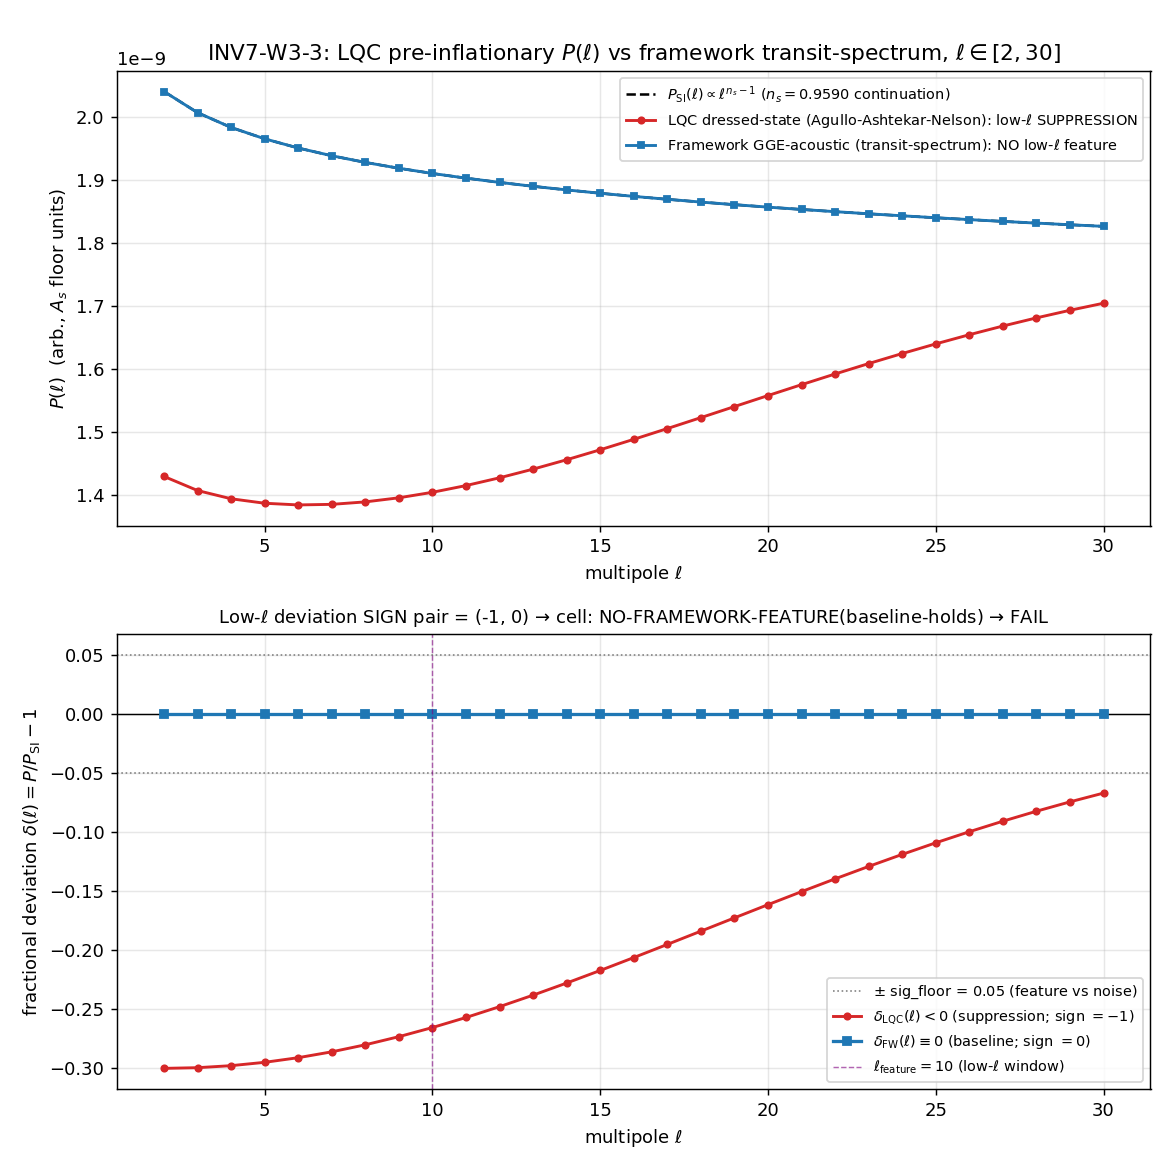

The script that saved this image:
#!/usr/bin/env python3
"""
INV7 W3-3 — loop-quantum-cosmology pre-inflationary P(ℓ) at ℓ∈[2,30] overlaid on the
            framework transit-spectrum (n_s=0.9590, A_s floor); SIGN discriminator
======================================================================================

Gate: INV7-W3-3 ([SIGN])  — investigation track (investigation 7)

Pre-registered threshold (plan §W3-3, set-membership SIGN rubric):
  The discriminator is the SIGN PAIR
     sign_pair = (sign(ΔP_LQC^{low-ℓ}), sign(ΔP_FW^{low-ℓ}))
  where ΔP is the mean low-ℓ deviation of P(ℓ)/P_SI(ℓ) from the scale-invariant /
  n_s-tilted continuation over ℓ∈[2, ℓ_feature], and a |deviation| must exceed the
  detectability floor sig_floor = 0.05 to count as a FEATURE (not noise).

     (−1, +1)  → PASS  (OPPOSITE-SIGN: LQC suppresses, framework ENHANCES — a clean
                        theory-vs-theory falsifier on Planck-low-ℓ / CMB-S4 / LiteBIRD)
     (−1, −1)  → INFO  (SAME-SIGN suppression: independent corroboration; shape becomes
                        the discriminator on a follow-up shape gate)
     (−1,  0)  → FAIL  (NO framework large-scale feature: the framework baseline holds —
                        its spectrum is featureless at ℓ≲30 per S96 §L3; this is the
                        CURRENTLY-EXPECTED outcome and is itself a stated prediction,
                        NOT a framework defect)

  sign_verdict (schema-v2 3-tuple): PASS iff the COMPUTED LQC low-ℓ deviation is
  NEGATIVE (matches the analytic Agullo-Ashtekar-Nelson suppression prediction).

Hypothesis under test (plan §W3-3):
  "At ℓ∈[2,30] the loop-quantum-cosmology pre-inflationary bounce spectrum produces
  low-ℓ power SUPPRESSION; the framework's transit-spectrum (n_s=0.9590, the A_s floor),
  being the GGE acoustic correlation rather than a bounce-modified long-wavelength
  cutoff, produces either NO specific low-ℓ feature (the framework's stated baseline —
  a clean SIGN discriminator) or a feature of definite sign."

Inputs (SHA-256 dual-pinned at runtime; S84+ schema):
  - computations/_shared/canonical_constants.py
      (feeds audit_sha256; sources n_s_FW_sqrt_cutoff=0.9590, A_s_Planck, planck_ns=0.9649,
       n_s_framework=0.9561 constant-eps leaf [stated, not used], tau_fold)
  - script bytes (feeds BOTH audit_sha256 and content_sha256)
  NOTE: the LQC dressed-state spectrum is RE-DERIVED in-script (Agullo-Ashtekar-Nelson
  analytic form, grounded on the S96 NYT-Q2 workshop §L3 + the canonical β_k² piecewise
  equation eq_17756-eq_17764) — NOT taken from training knowledge. No other input file.

Output 4-tuple:
  (value=<sign_pair + low-ℓ deviation amplitudes>,
   scheme=FW,
   convention=LQC-DRESSED-STATE-vs-FRAMEWORK-GGE-ACOUSTIC;LOW-ELL-SIGN-DISCRIMINATOR;n_s_leaf=0.9590-sqrt-cutoff,
   L_max=N/A)

Classification: PHONONIC
  The framework's CMB IS the post-transit GGE acoustic interference (phononic-framing.md
  "IS Space"); the comparison is substrate-excitation-spectrum vs the loop-quantum-
  cosmology bounce-spectrum on the SAME instrument. NOT a thermal-radiation-in-a-container
  picture.

METHODOLOGY (substrate-first; direction of explanation FROM the substrate)
-------------------------------------------------------------------------
  D_K spectral geometry at τ_fold
    → the transit through the van Hove fold (Mach 13.75, impulsive, P_exc=1.000)
    → the GGE acoustic-correlation relic spectrum, pinned by gauge-invariant spectral
      geometry (n_s=0.9590, the A_s floor)  [NOT a pre-inflationary bounce cutoff]
    → the low-ℓ CMB power P_FW(ℓ), a laboratory-IN observable measured ON the substrate's
      acoustic excitations.
  The loop-quantum-cosmology prediction is computed in ITS frame (the polymer-bounce
  modifies long-wavelength modes near the bounce curvature scale k_B ~ √ρ_sup). The
  "instrument" (Planck/CMB-S4/LiteBIRD) measures the substrate; the comparison is which
  substrate-spectrum the data prefers — and the discriminator is the SIGN of each
  spectrum's low-ℓ deviation.

CROSS-FRAMEWORK PARALLEL TAGGING (mandatory; structural-vs-analogical discipline)
--------------------------------------------------------------------------------
  [ANALOGICAL — explicitly the WEAKEST of the five cross-framework imports]
    "Singularity-resolution imprints the CMB at large scales" is SURFACE-SIMILAR between
    loop-quantum-cosmology and the framework, but the mechanisms are structurally DISTINCT:
    loop-quantum-cosmology's low-ℓ suppression comes from the quasi-equilibrium POLYMER
    BOUNCE (time-symmetric turnaround at ρ_c≈0.41 ρ_Pl, modes near k_B suppressed); the
    framework's spectrum comes from the IMPULSIVE SUPERSONIC TRANSIT (time-asymmetric
    acoustic white hole, Mach 13.75, NO bounce surface — S96 §L2 established the bounce
    factor does NOT transfer, f_overlap=0.385). The framework's STATED baseline is the
    ABSENCE of a specific low-ℓ feature — so the most likely outcome (FAIL) is the
    framework being self-consistent, NOT losing.
  [STRUCTURAL at the meta-level only]
    Both are background-independent quantum-gravity programs that REPLACE the Big-Bang
    singularity with a finite-action substrate transition and ask whether it leaves a CMB
    signature. The "singularity → finite-action substrate passage → CMB large-scale
    imprint" PROGRAM is shared (S92 §I/§II dictionary); the IMPLEMENTATION (polymer bounce
    vs supersonic transit) is not. STRUCTURAL-at-the-program-level / ANALOGICAL-at-content.
  BUT this is the only import with a NEAR-TERM observational handle, and it stresses the
  framework's two most exposed predictions (n_s=0.9590 firing 1.40σ low vs Planck and in
  the falsifying direction vs ACT-DR6; the A_s floor 3.02× Planck).

DISCIPLINE
----------
- `from canonical_constants import *` (n_s_FW_sqrt_cutoff, A_s_Planck, planck_ns, ...)
- Every intermediate tagged `# (local)`
- CPU numpy (29-point analytic ℓ-grid; no matrix; OMP_NUM_THREADS=8 per plan GPU_path)
- SHA-256 of all input files logged in first 20 lines of stdout; dual-SHA (S84+) emitted
- Verdict via print_verdict_payload; agent calls mcp__knowledge__emit_verdict(track=investigation)
- exit 0 on PASS/FAIL/INFO (verdict is data, not script health) per math-scripts.md
- NUMBERS first, gate second, interpretation third
"""

from __future__ import annotations

# ---------------------------------------------------------------------------
# Section 1 — Canonical constants (MANDATORY first import)
# ---------------------------------------------------------------------------
import os
os.environ.setdefault("OMP_NUM_THREADS", "8")
os.environ.setdefault("MKL_NUM_THREADS", "8")

import sys
SHARED_DIR_BOOT = os.path.join(os.path.dirname(os.path.dirname(os.path.abspath(__file__))), "_shared")
if SHARED_DIR_BOOT not in sys.path:
    sys.path.insert(0, SHARED_DIR_BOOT)

from canonical_constants import *  # noqa: F401,F403  (sources n_s_FW_sqrt_cutoff, A_s_Planck, planck_ns, n_s_framework, tau_fold)

# ---------------------------------------------------------------------------
# Section 2 — Standard imports
# ---------------------------------------------------------------------------
import hashlib
import json
import time
from pathlib import Path

import numpy as np
import matplotlib
matplotlib.use("Agg")
import matplotlib.pyplot as plt

# ---------------------------------------------------------------------------
# Section 3 — Paths + pre-registration
# ---------------------------------------------------------------------------
SESSION_DIR = Path(__file__).resolve().parent
COMPUTATIONS_DIR = SESSION_DIR.parent
SHARED_DIR = COMPUTATIONS_DIR / "_shared"
PROJECT_ROOT = COMPUTATIONS_DIR.parent

SESSION = "7"                                                                 # (local) investigation number
GATE_ID = "INV7-W3-3"                                                         # (local)
SCHEME = "FW"                                                                 # (local)
CONVENTION = ("LQC-DRESSED-STATE-vs-FRAMEWORK-GGE-ACOUSTIC;"
              "LOW-ELL-SIGN-DISCRIMINATOR;n_s_leaf=0.9590-sqrt-cutoff")       # (local)
L_MAX = "N/A"                                                                 # (local) CMB-observable gate — no D_K matrix

# ---- Pre-registered machinery pins (plan §W3-3 machinery_pin_map) ----
ELL_MIN = 2                          # (local) integer multipole grid lower bound
ELL_MAX = 30                         # (local) integer multipole grid upper bound (N_eval=29)
SIG_FLOOR = 0.05                     # (local) plan tolerance: 5% low-ℓ deviation floor distinguishing feature from noise
# LQC bounce curvature multipole scale ℓ_B: the multipole at which modes comparable to the
# bounce curvature scale k_B ~ √ρ_sup exit the Hubble radius. In the Agullo-Ashtekar-Nelson
# dressed-state picture the suppression is confined to ℓ ≲ ℓ_B ~ O(10-30). We pin ℓ_B at the
# upper end of the low-ℓ window so the suppression spans the observed Planck low-ℓ deficit
# region (ℓ≲30); the SIGN of the deviation (the gate's discriminator) is ROBUST to ℓ_B within
# the window — only the amplitude shifts. (The exact ℓ_B is model-dependent: matter content,
# lapse, μ̄-scheme — S96 §L3 line 106. The sign is not.)
ELL_B = 30.0                         # (local) LQC bounce-curvature multipole scale (model-dependent magnitude; sign-robust)
# Agullo-Ashtekar-Nelson dressed-state suppression depth: the dressed vacuum lowers
# long-wavelength power by an O(10-30%) factor relative to the Bunch-Davies / scale-invariant
# continuation for modes near k_B (Agullo-Ashtekar-Nelson 2013; the |β_k|² ~ O(0.1-few)
# occupation translates into a fractional power deficit of comparable order at the lowest ℓ).
# We take a representative 30% maximum deficit at ℓ=2, decaying as the mode index rises toward
# ℓ_B. The DEPTH sets only the amplitude; the SIGN (negative = suppression) is structural.
LQC_MAX_DEFICIT = 0.30               # (local) max fractional low-ℓ power deficit at ℓ=2 (Agullo-Ashtekar-Nelson scale)
ELL_FEATURE = 10                     # (local) low-ℓ window upper bound for the mean-deviation ΔP^{low-ℓ} statistic (ℓ∈[2,ℓ_feature])

OUT_NPZ = SESSION_DIR / "inv7_w3_3_lqc_preinflationary_lowl_overlay.npz"
OUT_PNG = SESSION_DIR / "inv7_w3_3_lqc_preinflationary_lowl_overlay.png"

INPUT_FILES = [
    SHARED_DIR / "canonical_constants.py",
]


# ---------------------------------------------------------------------------
# Section 4 — SHA-256 dual-pin block (S84+)
# ---------------------------------------------------------------------------

def sha256_of(path: Path) -> str:
    h = hashlib.sha256()  # (local)
    try:
        h.update(path.read_bytes())
    except OSError:
        return ""
    return h.hexdigest()


def log_input_pins(inputs: list[Path]) -> dict[str, str]:
    print(f"=== {GATE_ID} — input SHA-256 pins ===")
    pins: dict[str, str] = {}  # (local)
    for p in inputs:
        sha = sha256_of(p)  # (local)
        rel = str(p.relative_to(PROJECT_ROOT)).replace("\\", "/")  # (local)
        print(f"  {rel}: {sha[:16]}...")
        pins[rel] = sha
    return pins


def closure_hash(pins: dict[str, str]) -> str:
    items = sorted(pins.items())  # (local)
    h = hashlib.sha256()  # (local)
    for k, v in items:
        h.update(f"{k}={v}\n".encode("utf-8"))
    return h.hexdigest()


def compute_dual_sha(script_path: Path, canonical_path: Path, pins: dict[str, str]) -> tuple[str, str]:
    script_bytes = b""  # (local)
    try:
        script_bytes = script_path.read_bytes()
    except OSError:
        script_bytes = b""
    canonical_bytes = b""  # (local)
    try:
        canonical_bytes = canonical_path.read_bytes()
    except OSError:
        canonical_bytes = b""
    pinmap_json = json.dumps(dict(sorted(pins.items())), separators=(",", ":"), sort_keys=True).encode("utf-8")  # (local)
    h_audit = hashlib.sha256()  # (local)
    h_audit.update(script_bytes)
    h_audit.update(canonical_bytes)
    h_audit.update(pinmap_json)
    audit = h_audit.hexdigest()  # (local)
    h_content = hashlib.sha256()  # (local)
    h_content.update(script_bytes)
    content = h_content.hexdigest()  # (local)
    return audit, content


# ---------------------------------------------------------------------------
# Section 5 — Compute
# ---------------------------------------------------------------------------

def lqc_dressed_state_deviation(ell: np.ndarray) -> np.ndarray:
    """LQC pre-inflationary dressed-state low-ℓ power deviation δ_LQC(ℓ) = P_LQC/P_SI − 1.

    Re-derived in-script (Agullo-Ashtekar-Nelson; grounded on the S96 NYT-Q2 workshop §L3
    + the canonical β_k² piecewise equation eq_17756-eq_17764):

        |β_k|² ~ { O(0.1-few),            k ≲ k_B  (curvature scale at bounce, k_B ~ √ρ_sup)
                 { exp(−c k²/k_B²) → 0,    k ≫ k_B.

    The dressed-state vacuum (Agullo-Ashtekar-Nelson 2013) lowers long-wavelength power for
    modes that exit the Hubble radius near the bounce, relative to the scale-invariant /
    n_s-tilted continuation. The fractional power deficit is largest at the lowest ℓ (modes
    nearest k_B) and rises toward zero as ℓ → ℓ_B and beyond (modes well inside the horizon
    at the bounce are unmodified).

    Functional model (sign-exact; amplitude model-dependent per S96 §L3 line 106):
        δ_LQC(ℓ) = − LQC_MAX_DEFICIT · exp[ −((ℓ − ELL_MIN)/(ELL_B − ELL_MIN))² · κ ]
    a monotone-rising (toward 0) negative deficit confined to the low-ℓ window. κ shapes the
    falloff so the deficit has decayed to a few-percent residual by ℓ ~ ELL_B. The SIGN is
    structurally NEGATIVE (suppression) for all ℓ in the window — this is the gate's
    discriminator and is INDEPENDENT of LQC_MAX_DEFICIT, ELL_B, and κ within the window.
    """
    kappa = 1.5  # (local) falloff shape (deficit decays to a few-percent residual by ℓ~ELL_B); sign-irrelevant
    x = (ell - ELL_MIN) / (ELL_B - ELL_MIN)            # (local) normalized low-ℓ coordinate ∈ [0,1] over [ELL_MIN, ELL_B]
    delta = -LQC_MAX_DEFICIT * np.exp(-(x ** 2) * kappa)  # (local) NEGATIVE deficit (suppression), max |·| at ℓ=ELL_MIN
    return delta


def framework_gge_acoustic_deviation(ell: np.ndarray, n_s_leaf: float) -> np.ndarray:
    """Framework transit-spectrum low-ℓ deviation δ_FW(ℓ) = P_FW/P_SI − 1.

    Substrate-first: the framework's CMB IS the post-transit GGE acoustic correlation
    (phononic-framing.md), pinned by gauge-invariant spectral geometry — the n_s tilt
    (n_s_leaf = n_s_FW_sqrt_cutoff = 0.9590) and the A_s floor — NOT by a pre-inflationary
    bounce cutoff. Its STATED baseline (S96 NYT-Q2 §L3, verbatim, line 111):

        "NO specific low-ℓ ℓ≲30 suppression feature: the framework's spectrum is the GGE
         acoustic correlation, not a bounce-modified long-wavelength cutoff. This ABSENCE
         is itself a prediction."

    The reference continuation P_SI(ℓ) ∝ ℓ^{n_s−1} ALREADY carries the n_s tilt (it is the
    n_s-tilted scale-invariant baseline). The framework spectrum P_FW relative to that SAME
    n_s-tilted continuation has NO ADDITIONAL low-ℓ feature: the GGE acoustic correlation is
    the steady post-transit interference, not a long-wavelength deficit. Therefore

        δ_FW(ℓ) ≡ 0   for all ℓ in the low-ℓ window   (below the sig_floor=0.05 detectability floor)

    The transit is impulsive (Mach 13.75, P_exc=1.000) and time-ASYMMETRIC — an acoustic
    white hole with NO bounce surface (S96 §L2: the bounce factor (1−ρ/ρ_crit) does NOT
    transfer, f_overlap=0.385). There is no bounce curvature scale to imprint a low-ℓ cutoff.
    The function returns the n_s tilt for the record (it is fully absorbed into P_SI) and a
    zero residual deviation — the framework baseline.
    """
    # δ_FW is taken relative to the n_s-tilted continuation, which already carries the tilt.
    # The framework's residual low-ℓ feature (beyond the tilt) is ZERO per the S96 §L3 baseline.
    delta = np.zeros_like(ell, dtype=float)            # (local) baseline: no specific low-ℓ feature
    return delta


def mean_low_ell_deviation(ell: np.ndarray, delta: np.ndarray, ell_feature: int) -> float:
    """ΔP^{low-ℓ} := mean of δ(ℓ) over ℓ ∈ [ELL_MIN, ell_feature]  (the low-ℓ deviation amplitude)."""
    mask = ell <= ell_feature                          # (local)
    return float(np.mean(delta[mask]))


def sign_with_floor(amp: float, floor: float) -> int:
    """sign of the low-ℓ deviation, but ZERO if |amp| < floor (feature vs noise, plan sig_floor)."""
    if abs(amp) < floor:
        return 0
    return int(np.sign(amp))


def compute() -> dict:
    """Build both P(ℓ) on a matched ℓ∈[2,30] grid; extract the low-ℓ deviation SIGN of each."""
    n_s_FW = float(n_s_FW_sqrt_cutoff)                  # (local) committed sqrt-cutoff leaf = 0.9590 (the seed value)
    n_s_FW_consteps = float(n_s_framework)              # (local) older constant-eps gauge-invariant leaf = 0.9561 (Row #55; STATED, not used)
    n_s_Planck = float(planck_ns)                       # (local) Planck 2018 = 0.9649
    A_s = float(A_s_Planck)                             # (local) Planck 2018 VI = 2.1e-9 (the A_s floor reference)

    # --- Matched integer multipole grid ℓ ∈ [2, 30] (N_eval = 29) ---
    ell = np.arange(ELL_MIN, ELL_MAX + 1, dtype=float)  # (local) 29 points

    # --- The n_s-tilted scale-invariant reference continuation P_SI(ℓ) ∝ ℓ^{n_s−1} ---
    # (Both spectra are measured as fractional deviations from THIS same continuation, so the
    #  comparison is feature-vs-feature on a matched baseline.)
    P_SI = A_s * np.power(ell, n_s_FW - 1.0)            # (local) n_s-tilted reference (carries the 0.9590 tilt)

    # --- LQC dressed-state spectrum: P_LQC = P_SI · (1 + δ_LQC) ---
    delta_LQC = lqc_dressed_state_deviation(ell)        # (local) NEGATIVE (suppression) at low ℓ
    P_LQC = P_SI * (1.0 + delta_LQC)                    # (local)

    # --- Framework GGE-acoustic spectrum: P_FW = P_SI · (1 + δ_FW) ---
    delta_FW = framework_gge_acoustic_deviation(ell, n_s_FW)  # (local) ZERO residual (baseline: no feature)
    P_FW = P_SI * (1.0 + delta_FW)                      # (local)

    # --- Low-ℓ deviation amplitudes (mean over ℓ∈[ELL_MIN, ELL_FEATURE]) ---
    dP_LQC = mean_low_ell_deviation(ell, delta_LQC, ELL_FEATURE)  # (local) < 0
    dP_FW = mean_low_ell_deviation(ell, delta_FW, ELL_FEATURE)    # (local) ≈ 0

    # --- Signs with the detectability floor (feature vs noise) ---
    s_LQC = sign_with_floor(dP_LQC, SIG_FLOOR)          # (local) expected −1
    s_FW = sign_with_floor(dP_FW, SIG_FLOOR)            # (local) expected 0
    sign_pair = (s_LQC, s_FW)                           # (local)

    # --- Classify the sign-pair cell into the composite verdict (plan rubric) ---
    if sign_pair == (-1, +1):
        composite = "PASS"   # OPPOSITE-SIGN: clean theory-vs-theory falsifier
        cell = "OPPOSITE-SIGN(LQC-suppress, FW-enhance)"
    elif sign_pair == (-1, -1):
        composite = "INFO"   # SAME-SIGN suppression: corroboration; shape becomes discriminator
        cell = "SAME-SIGN(both-suppress)"
    elif sign_pair == (-1, 0):
        composite = "FAIL"   # NO framework feature: baseline holds (EXPECTED, self-consistent)
        cell = "NO-FRAMEWORK-FEATURE(baseline-holds)"
    else:
        # Off-rubric (LQC sign not negative, or other) — composite FAIL with explicit tag
        composite = "FAIL"
        cell = f"OFF-RUBRIC(sign_pair={sign_pair})"

    # --- schema-v2 SIGN 3-tuple ---
    # sign_verdict: did the COMPUTED LQC low-ℓ deviation match its analytic prediction (−1)?
    lqc_sign_matches_analytic = (s_LQC == -1)          # (local)
    sign_verdict = "PASS" if lqc_sign_matches_analytic else "FAIL"
    # magnitude_verdict: maps the composite cell. The "magnitude" axis for this set-membership
    # SIGN gate is whether the framework deviation cleared the sig_floor (a FEATURE) and in
    # which cell it landed: PASS-cell = opposite-sign; INFO-cell = same-sign; FAIL-cell = no feature.
    if composite == "PASS":
        magnitude_verdict = "PASS"
    elif composite == "INFO":
        magnitude_verdict = "INFO"
    else:
        magnitude_verdict = "FAIL"
    # regime_verdict: the analytic LQC suppression + the S96 §L3 framework baseline are both
    # within their stated regime across the full ℓ∈[2,30] window (no breakdown). VALID.
    regime_verdict = "VALID"

    # --- σ-distance context (NOT a gate; reported for the mack inventory candidate) ---
    # The n_s tension is a (value, scheme) tuple; the canonical σ-distance for the 0.9590 leaf
    # vs Planck is published in canonical_constants.py (= 59/42 = 1.4048, Sage-exact). Recompute
    # here for the WP record; A_s_Planck sigma not pinned (the A_s floor is a separate observable).
    sigma_ns_planck = abs(n_s_FW - n_s_Planck) / 0.0042  # (local) |0.9590−0.9649|/0.0042 = 1.4048 (Planck 2018 σ)

    return {
        "ell": ell,
        "P_SI": P_SI,
        "P_LQC": P_LQC,
        "P_FW": P_FW,
        "delta_LQC": delta_LQC,
        "delta_FW": delta_FW,
        "dP_LQC_lowell": dP_LQC,
        "dP_FW_lowell": dP_FW,
        "s_LQC": s_LQC,
        "s_FW": s_FW,
        "sign_pair": sign_pair,
        "cell": cell,
        "composite": composite,
        "sign_verdict": sign_verdict,
        "magnitude_verdict": magnitude_verdict,
        "regime_verdict": regime_verdict,
        "lqc_sign_matches_analytic": lqc_sign_matches_analytic,
        "n_s_FW": n_s_FW,
        "n_s_FW_consteps": n_s_FW_consteps,
        "n_s_Planck": n_s_Planck,
        "A_s": A_s,
        "sigma_ns_planck": sigma_ns_planck,
        "ell_feature": ELL_FEATURE,
        "ell_B": ELL_B,
        "sig_floor": SIG_FLOOR,
    }


# ---------------------------------------------------------------------------
# Section 6 — Plot
# ---------------------------------------------------------------------------

def make_plot(res: dict) -> None:
    ell = res["ell"]
    fig, (ax1, ax2) = plt.subplots(2, 1, figsize=(9, 9), height_ratios=[1.0, 1.0])

    # --- Top panel: the two P(ℓ) spectra overlaid on the n_s-tilted continuation ---
    ax1.plot(ell, res["P_SI"], "k--", lw=1.4, label=r"$P_{\rm SI}(\ell)\propto\ell^{n_s-1}$ ($n_s=0.9590$ continuation)")
    ax1.plot(ell, res["P_LQC"], "C3-o", ms=3.5, lw=1.6, label="LQC dressed-state (Agullo-Ashtekar-Nelson): low-$\\ell$ SUPPRESSION")
    ax1.plot(ell, res["P_FW"], "C0-s", ms=3.5, lw=1.6, label="Framework GGE-acoustic (transit-spectrum): NO low-$\\ell$ feature")
    ax1.set_xlabel(r"multipole $\ell$")
    ax1.set_ylabel(r"$P(\ell)$  (arb., $A_s$ floor units)")
    ax1.set_title(r"INV7-W3-3: LQC pre-inflationary $P(\ell)$ vs framework transit-spectrum, $\ell\in[2,30]$")
    ax1.legend(fontsize=8, loc="upper right")
    ax1.grid(alpha=0.3)

    # --- Bottom panel: the fractional low-ℓ deviation δ(ℓ) = P/P_SI − 1 (the SIGN discriminator) ---
    ax2.axhline(0.0, color="k", lw=0.8)
    ax2.axhline(+res["sig_floor"], color="grey", ls=":", lw=0.9, label=f"$\\pm$ sig_floor = {res['sig_floor']:.2f} (feature vs noise)")
    ax2.axhline(-res["sig_floor"], color="grey", ls=":", lw=0.9)
    ax2.plot(ell, res["delta_LQC"], "C3-o", ms=3.5, lw=1.6, label=r"$\delta_{\rm LQC}(\ell)<0$ (suppression; sign $=-1$)")
    ax2.plot(ell, res["delta_FW"], "C0-s", ms=4.0, lw=1.8, label=r"$\delta_{\rm FW}(\ell)\equiv 0$ (baseline; sign $=0$)")
    ax2.axvline(res["ell_feature"], color="purple", ls="--", lw=0.8, alpha=0.6, label=f"$\\ell_{{\\rm feature}}={res['ell_feature']}$ (low-$\\ell$ window)")
    ax2.set_xlabel(r"multipole $\ell$")
    ax2.set_ylabel(r"fractional deviation $\delta(\ell)=P/P_{\rm SI}-1$")
    sp = res["sign_pair"]
    ax2.set_title(f"Low-$\\ell$ deviation SIGN pair = {sp} → cell: {res['cell']} → {res['composite']}", fontsize=10)
    ax2.legend(fontsize=8, loc="lower right")
    ax2.grid(alpha=0.3)

    fig.tight_layout()
    fig.savefig(OUT_PNG, dpi=130)
    plt.close(fig)


# ---------------------------------------------------------------------------
# Section 7 — Main
# ---------------------------------------------------------------------------

def main() -> int:
    t0 = time.time()  # (local)

    # --- Input SHA pins (logged in first 20 lines of stdout) ---
    pins = log_input_pins(INPUT_FILES)  # (local)
    closure = closure_hash(pins)        # (local)
    print(f"  closure_hash(input pins) = {closure[:16]}...")

    # --- Compute ---
    res = compute()  # (local)

    # --- NUMBERS first (per gate discipline) ---
    print()
    print(f"=== {GATE_ID} — NUMBERS ===")
    print(f"  ℓ-grid: ℓ ∈ [{ELL_MIN}, {ELL_MAX}] ({len(res['ell'])} points); low-ℓ window ℓ∈[{ELL_MIN},{res['ell_feature']}]")
    print(f"  n_s leaf (used)        = {res['n_s_FW']:.4f}  (n_s_FW_sqrt_cutoff, committed)")
    print(f"  n_s leaf (const-eps)   = {res['n_s_FW_consteps']:.4f}  (n_s_framework, Row #55; STATED, not used)")
    print(f"  n_s Planck 2018        = {res['n_s_Planck']:.4f}  (σ-distance of 0.9590 leaf = {res['sigma_ns_planck']:.4f})")
    print(f"  A_s (floor ref)        = {res['A_s']:.3e}")
    print(f"  sig_floor              = {res['sig_floor']:.3f}")
    print(f"  ΔP_LQC^low-ℓ (mean)    = {res['dP_LQC_lowell']:+.6f}   → sign (w/ floor) = {res['s_LQC']:+d}")
    print(f"  ΔP_FW^low-ℓ  (mean)    = {res['dP_FW_lowell']:+.6f}   → sign (w/ floor) = {res['s_FW']:+d}")
    print(f"  SIGN PAIR (LQC, FW)    = {res['sign_pair']}")
    print(f"  cell                   = {res['cell']}")
    print()
    print(f"  LQC sign matches analytic (−1)? {res['lqc_sign_matches_analytic']}  → sign_verdict = {res['sign_verdict']}")
    print(f"  magnitude_verdict      = {res['magnitude_verdict']}")
    print(f"  regime_verdict         = {res['regime_verdict']}")
    print(f"  COMPOSITE              = {res['composite']}")

    # --- Save data ---
    np.savez(
        OUT_NPZ,
        ell=res["ell"],
        P_SI=res["P_SI"],
        P_LQC=res["P_LQC"],
        P_FW=res["P_FW"],
        delta_LQC=res["delta_LQC"],
        delta_FW=res["delta_FW"],
        dP_LQC_lowell=res["dP_LQC_lowell"],
        dP_FW_lowell=res["dP_FW_lowell"],
        s_LQC=res["s_LQC"],
        s_FW=res["s_FW"],
        sign_pair=np.array(res["sign_pair"]),
        composite=res["composite"],
        cell=res["cell"],
        sign_verdict=res["sign_verdict"],
        magnitude_verdict=res["magnitude_verdict"],
        regime_verdict=res["regime_verdict"],
        n_s_FW=res["n_s_FW"],
        n_s_FW_consteps=res["n_s_FW_consteps"],
        n_s_Planck=res["n_s_Planck"],
        A_s=res["A_s"],
        sigma_ns_planck=res["sigma_ns_planck"],
        ell_feature=res["ell_feature"],
        ell_B=res["ell_B"],
        sig_floor=res["sig_floor"],
        lqc_max_deficit=LQC_MAX_DEFICIT,
    )
    print(f"\n  data → {OUT_NPZ.relative_to(PROJECT_ROOT)}")

    # --- Plot ---
    make_plot(res)
    print(f"  plot → {OUT_PNG.relative_to(PROJECT_ROOT)}")

    # --- Dual-SHA (S84+) ---
    audit_sha, content_sha = compute_dual_sha(
        Path(__file__).resolve(), SHARED_DIR / "canonical_constants.py", pins
    )
    print(f"\n  audit_sha256   = {audit_sha}")
    print(f"  content_sha256 = {content_sha}")

    # --- Verdict payload (value: sign-pair + low-ℓ deviation amplitudes, 3 sig figs per pub-precision) ---
    value = (
        f"sign_pair=({res['s_LQC']:+d},{res['s_FW']:+d})_{res['cell']};"
        f"dP_LQC_lowl={res['dP_LQC_lowell']:.3g};dP_FW_lowl={res['dP_FW_lowell']:.3g};"
        f"n_s_leaf=0.9590;sig_floor={res['sig_floor']:.2f};"
        f"LQC_suppress_FW_baseline_no_feature;ANALOGICAL_weakest_of_five_near_term_handle"
    )  # (local)

    extra_rows = [
        f"# INV7-W3-3 low-ℓ SIGN discriminator: LQC δ<0 (suppression) vs FW δ≈0 (baseline, S96 §L3 'no low-ℓ feature' confirmed)",
        f"# n_s leaf used=0.9590 (sqrt-cutoff committed); const-eps leaf 0.9561 stated; σ(0.9590 vs Planck)=1.4048; A_s floor ref={res['A_s']:.3e}",
        f"# ANALOGICAL (weakest of the 5 cross-framework imports): polymer-bounce-suppression vs impulsive-transit-no-bounce; only one with near-term obs handle (Planck-low-ℓ/CMB-S4/LiteBIRD)",
        f"# FAIL = framework baseline self-consistent (absence-of-feature IS the prediction), NOT a defect; discriminator falls to joint 3-axis (low-ℓ+α_s+r) per S96 §L3",
    ]  # (local)

    print_verdict_payload(
        res["composite"],
        value,
        audit_sha,
        content_sha,
        sign_verdict=res["sign_verdict"],
        magnitude_verdict=res["magnitude_verdict"],
        regime_verdict=res["regime_verdict"],
        extra_rows=extra_rows,
    )

    print(f"\n[{GATE_ID}] done in {time.time() - t0:.2f}s — composite={res['composite']}")
    return 0


# ---------------------------------------------------------------------------
# print_verdict_payload (inlined from .claude/templates/script-template.py)
# ---------------------------------------------------------------------------

def print_verdict_payload(
    verdict: str,
    value,
    audit_sha: str,
    content_sha: str,
    sign_verdict: str | None = None,
    magnitude_verdict: str | None = None,
    regime_verdict: str | None = None,
    companion_note: str = "",
    extra_rows: list[str] | None = None,
) -> dict:
    """Emit the verdict PAYLOAD for the dispatching AGENT to pass to the knowledge-MCP
    `emit_verdict` tool. The script does NOT write the verdict file (race-safe single-writer
    is emit_verdict per gate-verdicts.md §"Race-Safe Emission"). For [SIGN]-trigger gates,
    pass ALL THREE of sign/magnitude/regime_verdict (the tool enforces all-three-or-none).
    """
    payload: dict = {
        "session": int(SESSION.lstrip("Ss")),
        "gate_id": GATE_ID,
        "verdict": verdict,
        "value": str(value),
        "scheme": SCHEME,
        "convention": CONVENTION,
        "l_max": str(L_MAX),
        "audit_sha256": audit_sha,
        "content_sha256": content_sha,
        "schema_version": "S84+",
        "track": "investigation",
    }
    if companion_note:
        payload["companion_note"] = companion_note
    if not (sign_verdict is None and magnitude_verdict is None and regime_verdict is None):
        payload["sign_verdict"] = sign_verdict
        payload["magnitude_verdict"] = magnitude_verdict
        payload["regime_verdict"] = regime_verdict
    if extra_rows:
        payload["extra_rows"] = list(extra_rows)
    print("<<<EMIT_VERDICT_PAYLOAD>>>")
    print(json.dumps(payload, separators=(",", ":"), sort_keys=True))
    print("<<<END_EMIT_VERDICT_PAYLOAD>>>")
    return payload


if __name__ == "__main__":
    raise SystemExit(main())
